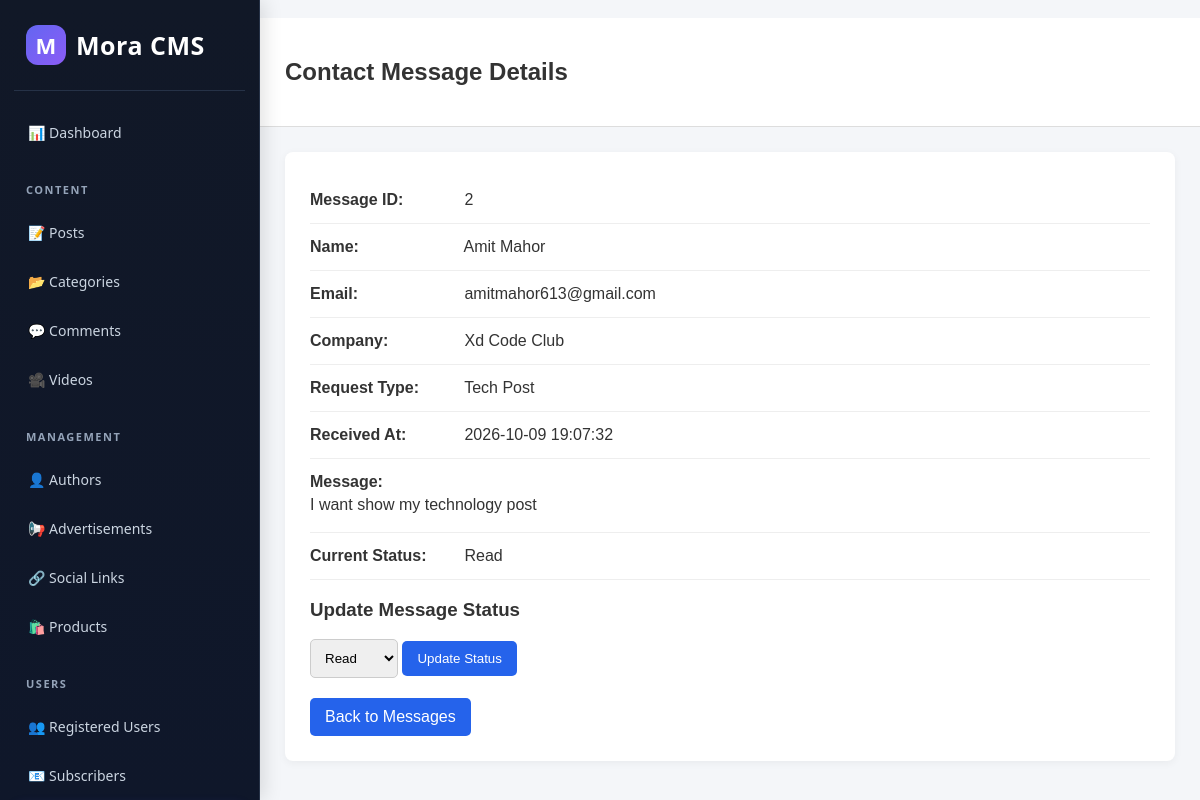
Page /admin/messages/view.php?id=2 (signed in) on the committed database.
### tables this page shows
CREATE TABLE `contact_messages` (
  `id` int(11) NOT NULL AUTO_INCREMENT,
  `name` varchar(100) NOT NULL,
  `email` varchar(150) NOT NULL,
  `company` varchar(150) DEFAULT NULL,
  `request_type` varchar(100) DEFAULT NULL,
  `message` text NOT NULL,
  `status` enum('new','read','replied') DEFAULT 'new',
  `created_at` timestamp NOT NULL DEFAULT current_timestamp(),
  PRIMARY KEY (`id`)
);

### admin/messages/view.php (the view, shortened to what this page needs)
<?php
require_once "../../includes/db.php";
function e($value) {
    return htmlspecialchars((string)($value ?? ''), ENT_QUOTES, 'UTF-8');
}
$id = filter_input(INPUT_GET, 'id', FILTER_VALIDATE_INT);
$stmt = $conn->prepare(
    "SELECT id, name, email, company, request_type, message, status, created_at
     FROM contact_messages
     WHERE id = ?"
);
$stmt->bind_param("i", $id);
$stmt->execute();
$contact = $stmt->get_result()->fetch_assoc();
?>
<!DOCTYPE html>
<html lang="en">
<head>
</head>
<body>
<?php include_once __DIR__ . '/../sidebar.php'; ?>
<div class="topbar">
    <h2>Contact Message Details</h2>
</div>
<div class="container">
    <div class="card">
        <div class="detail">
            <strong>Message ID:</strong>
            <?= (int)$contact['id'] ?>
        </div>
        <div class="detail">
            <strong>Name:</strong>
            <?= e($contact['name']) ?>
        </div>
        <div class="detail">
            <strong>Email:</strong>
            <?= e($contact['email']) ?>
        </div>
        <div class="detail">
            <strong>Company:</strong>
            <?= e($contact['company'] ?: 'Not provided') ?>
        </div>
        <div class="detail">
            <strong>Request Type:</strong>
            <?= e($contact['request_type'] ?: 'Not specified') ?>
        </div>
        <div class="detail">
            <strong>Received At:</strong>
            <?= e($contact['created_at']) ?>
        </div>
        <div class="detail">
            <strong>Message:</strong>
            <div class="message"><?= e($contact['message']) ?></div>
        </div>
        <div class="detail">
            <strong>Current Status:</strong>
            <?= ucfirst(e($contact['status'])) ?>
        </div>
        <h3>Update Message Status</h3>
        <form method="POST">
            <select name="status" required>
                <option value="read" <?= $contact['status'] === 'read' ? 'selected' : '' ?>>
                    Read
                </option>
            </select>
            <button type="submit" class="btn">Update Status</button>
        </form>
        <a href="index.php" class="btn" style="margin-top:20px;">Back to Messages</a>
    </div>
</div>
</body>
</html>

### admin/messages/view.php (style rules this page uses)
body { margin: 0; font-family: Arial, sans-serif; background: #f4f6f9; color: #333; }
.topbar { margin-left: 260px; padding: 20px 25px; background: white; border-bottom: 1px solid #ddd; }
.container { margin-left: 260px; padding: 25px; }
.card { max-width: 850px; background: white; padding: 25px; border-radius: 8px; box-shadow: 0 2px 8px #0000000d; }
.detail { padding: 14px 0; border-bottom: 1px solid #eee; overflow-wrap: anywhere; }
.detail strong { display: inline-block; width: 150px; vertical-align: top; }
.message { white-space: pre-wrap; line-height: 1.7; }
select { padding: 10px; border: 1px solid #ccc; border-radius: 5px; }
.btn { display: inline-block; padding: 10px 15px; border: 0; border-radius: 5px; background: #2563eb; color: white; text-decoration: none; cursor: pointer; }

### rows in the picture
contact_messages: id "2", name "Amit Mahor", email "amitmahor613@gmail.com", company "Xd Code Club", request_type "Tech Post", created_at "2026-10-09 19:07:32", message "I want show my technology post", status "Read"
